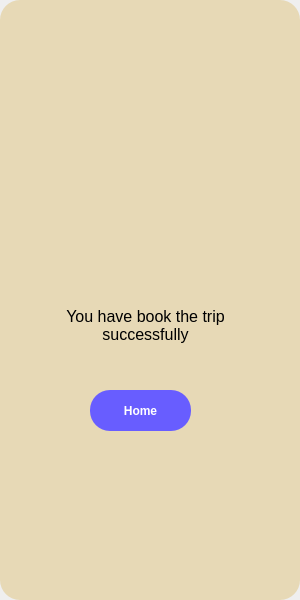
<?xml version="1.0" encoding="UTF-8"?>
<ui version="4.0">
 <class>MainWindow</class>
 <widget class="QMainWindow" name="MainWindow">
  <property name="geometry">
   <rect>
    <x>0</x>
    <y>0</y>
    <width>300</width>
    <height>600</height>
   </rect>
  </property>
  <property name="windowTitle">
   <string>MainWindow</string>
  </property>
  <widget class="QWidget" name="centralwidget">
   <widget class="QWidget" name="widget" native="true">
    <property name="geometry">
     <rect>
      <x>0</x>
      <y>0</y>
      <width>300</width>
      <height>600</height>
     </rect>
    </property>
    <property name="minimumSize">
     <size>
      <width>300</width>
      <height>600</height>
     </size>
    </property>
    <property name="maximumSize">
     <size>
      <width>300</width>
      <height>600</height>
     </size>
    </property>
    <property name="styleSheet">
     <string notr="true">QWidget#widget {
	background-color:rgb(231, 217, 182);
	border-radius: 20px;
}</string>
    </property>
    <widget class="QLabel" name="label_2">
     <property name="geometry">
      <rect>
       <x>90</x>
       <y>160</y>
       <width>101</width>
       <height>111</height>
      </rect>
     </property>
     <property name="text">
      <string/>
     </property>
     <property name="pixmap">
      <pixmap>../Resource/Images/tick.png</pixmap>
     </property>
     <property name="scaledContents">
      <bool>true</bool>
     </property>
    </widget>
    <widget class="QPushButton" name="pushButton">
     <property name="geometry">
      <rect>
       <x>90</x>
       <y>390</y>
       <width>101</width>
       <height>41</height>
      </rect>
     </property>
     <property name="font">
      <font>
       <pointsize>9</pointsize>
       <weight>75</weight>
       <bold>true</bold>
      </font>
     </property>
     <property name="styleSheet">
      <string notr="true">QPushButton {
    background-color:rgb(104, 93, 255);
    border-radius: 20px;
	color: white
}

QPushButton:hover {
    background-color: rgb(70, 76, 195);
}
</string>
     </property>
     <property name="text">
      <string>Home</string>
     </property>
    </widget>
    <widget class="QLabel" name="label">
     <property name="geometry">
      <rect>
       <x>40</x>
       <y>280</y>
       <width>211</width>
       <height>91</height>
      </rect>
     </property>
     <property name="font">
      <font>
       <family>Segoe UI</family>
       <pointsize>12</pointsize>
      </font>
     </property>
     <property name="text">
      <string>You have book the trip successfully</string>
     </property>
     <property name="alignment">
      <set>Qt::AlignCenter</set>
     </property>
     <property name="wordWrap">
      <bool>true</bool>
     </property>
    </widget>
   </widget>
  </widget>
 </widget>
 <resources/>
 <connections/>
</ui>
